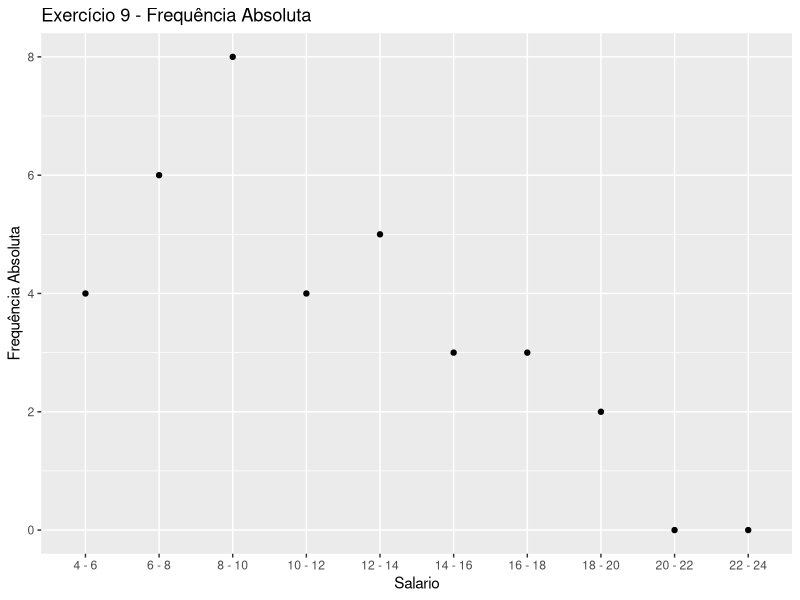
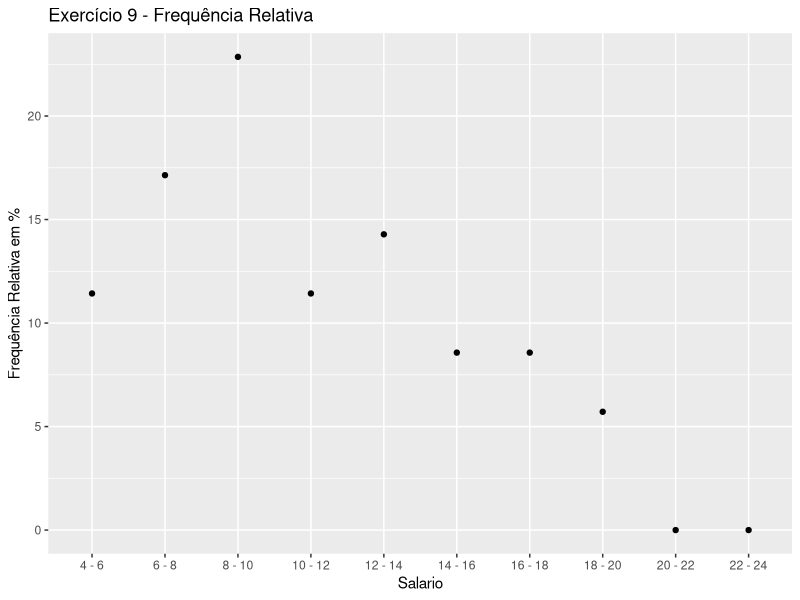
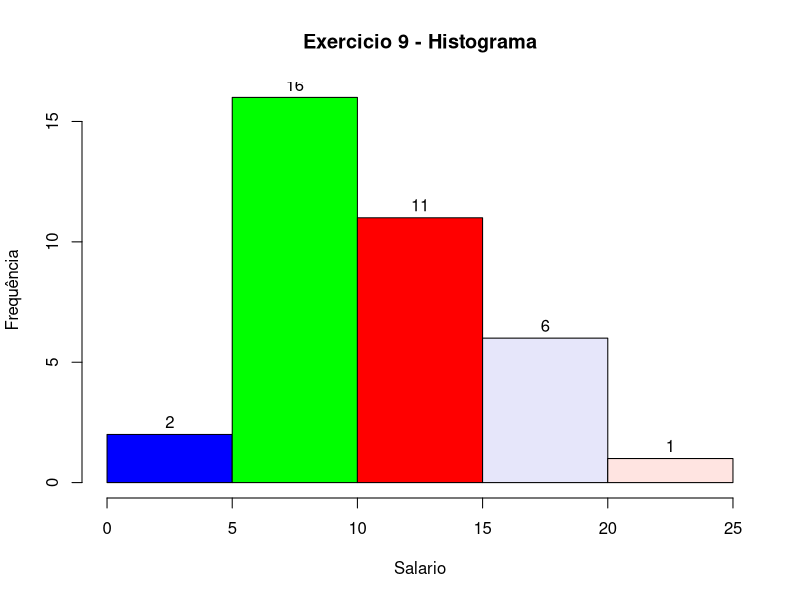

Generate these figures, in order, with R:
adsData <- read.csv("dados/exercicio9.csv")
dir.create('graphics/Exercicio9')

library(ggplot2)

freq <- table(cut(adsData$Salarios, breaks=c(4, 6, 8, 10, 12, 14, 16, 18, 20, 22, 24), 
                  labels=c("4 - 6", "6 - 8", "8 - 10", "10 - 12", "12 - 14",
                           "14 - 16", "16 - 18", "18 - 20", "20 - 22", "22 - 24"), right=FALSE))
data <- data.frame(freq)

png(filename = "graphics/Exercicio9/exercicio9-freq_absoluta.png", width = 480, height = 480)
#Converter os tipos
ggplot(data, aes(x=Var1, y=Freq)) +
  geom_point(col="black") +
  ylab("Frequência Absoluta") + xlab("Salario") +
  ggtitle("Exercício 9 - Frequência Absoluta")
dev.off()

data <- data.frame(prop.table(freq)*100)

png(filename = "graphics/Exercicio9/exercicio9-freq_refelativa.png", width = 480, height = 480)
ggplot(data, aes(x=Var1, y=Freq)) +
  geom_point(col="black") +
  ylab("Frequência Relativa em %") + xlab("Salario") +
  ggtitle("Exercício 9 - Frequência Relativa")
dev.off()

png(filename = "graphics/Exercicio9/exercicio9-histograma.png", width = 480, height = 480)
hist(adsData$Salarios,  main = "Exercicio 9 - Histograma", labels = TRUE, 
     col = c("blue", "green", "red", "lavender", "mistyrose", "cornsilk", "purple", "yellow"),
     ylab = "Frequência", xlab = "Salario")
dev.off()

